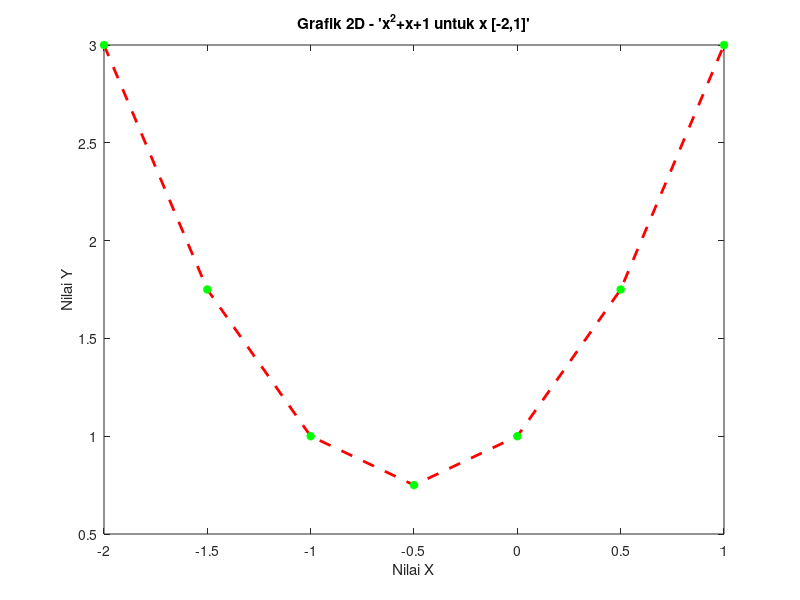

Here is the MATLAB script that generated this plot:
% License: UNLICENSE
% =======
% Created with VIM, tested with octave.

% Soal
% ----
% buat grafik, x^2 +x+1 untuk x [-2,1]

% TODO - Note for myself: `:` acts similarly like for i in range() in python
% input:
x=[-2:0.5:1]
% y=x.^2+x+1

% split plot to 2x2
% subplot(2,2,1);

% TODO - Note to myself:
% ======================
% `-`  = normal line
% `--` = dashed line
% `:`  = dotted line
% `*`  = marker
% ======================
% draw plot
plot(x, x.^2+x+1, "--*r", "linewidth", 2, 'markeredgecolor', 'g');

% Label + Title
xlabel("Nilai X")
ylabel("Nilai Y")
title("Grafik 2D - 'x^2+x+1 untuk x [-2,1]'")
